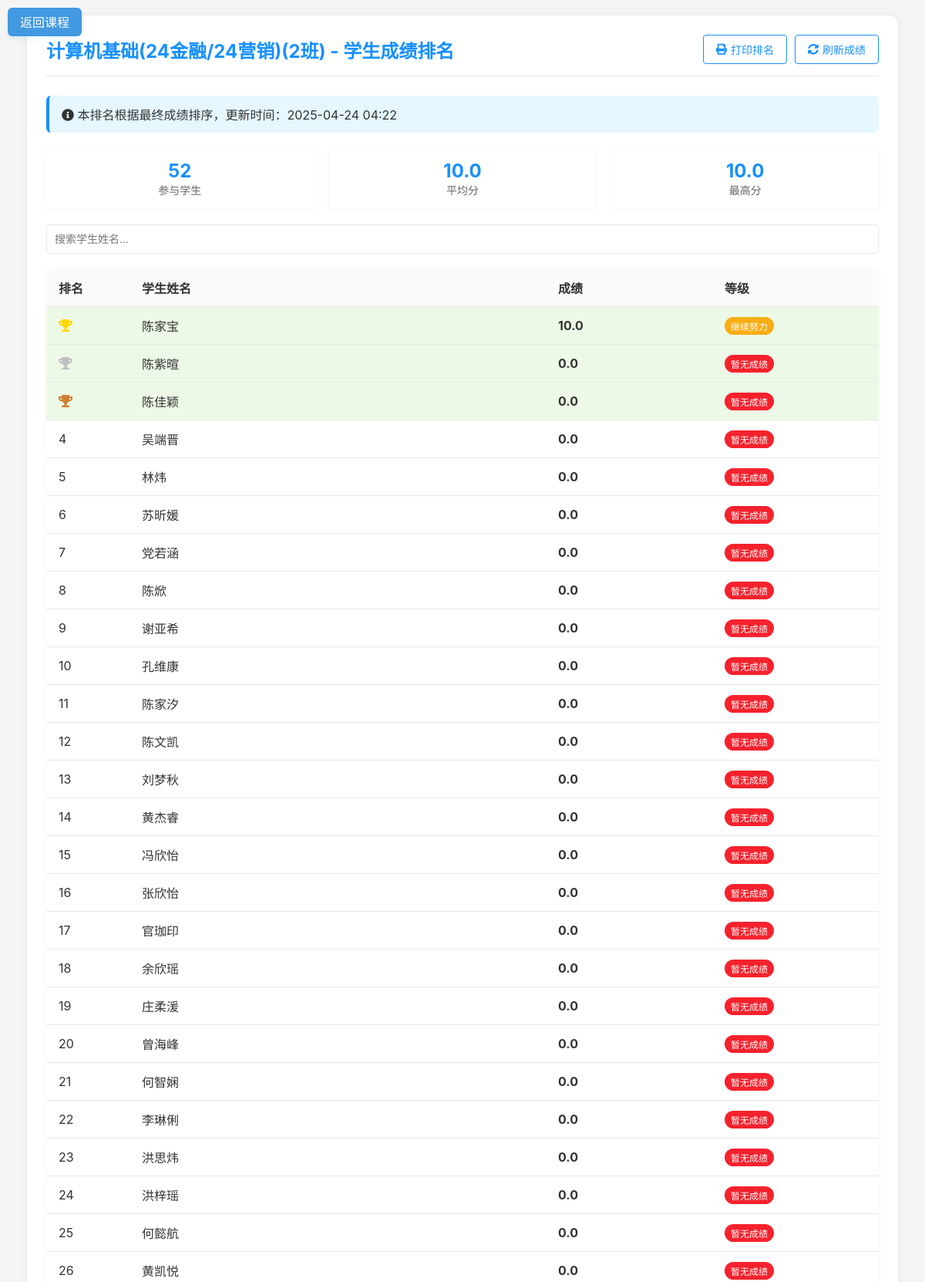
Page /course/ranking/7 (signed in, upper part) on the committed database.
### wang/models/course.py (models this page shows, shortened)
class Course(db.Model):
    __tablename__ = 'course'
    id = db.Column(db.Integer, primary_key=True, autoincrement=True)
    name = db.Column(db.String(100), nullable=False)
    teacher_id = db.Column(db.Integer, db.ForeignKey('user.id'), nullable=False)
    semester = db.Column(db.String, nullable=False)  # 开课学期
    description = db.Column(db.Text)
    code = db.Column(db.String(10), nullable=False)
    teacher = db.relationship('User', backref='courses')
    course_students = db.relationship('Course_Students',  back_populates='course')

### wang/models/course_students.py (models this page shows)
class Course_Students(db.Model):
    __tablename__ = 'course_students'
    id = db.Column(db.Integer, primary_key=True, autoincrement=True)
    course_id = db.Column(db.Integer, db.ForeignKey('course.id'), nullable=False)
    student_number = db.Column(db.String(20), nullable=False) #学号
    student_name = db.Column(db.String(20), nullable=False)
    student_pinyin_name = db.Column(db.String(20), nullable=True)
    student_grade = db.Column(db.String(20), nullable=True)
    student_major = db.Column(db.String(20), nullable=True)
    student_direction = db.Column(db.String(20), nullable=True)
    student_class = db.Column(db.String(20), nullable=True)
    student_status = db.Column(db.String(20), nullable=True) #学籍状态
    student_course_method = db.Column(db.String(20), nullable=True)
    course_status = db.Column(db.String(20), nullable=False, server_default='not_enrolled')
    score = db.Column(db.Float, nullable=True, server_default='0')  # 假设分数为浮点数类型
    finally_score = db.Column(db.Float, nullable=True, server_default='0')  # 假设分数为浮点数类型
    course = db.relationship('Course', back_populates='course_students')

### app.py (the view)
    @app.route('/course/ranking/<int:course_id>',methods=['GET', 'POST'])
    def ranking(course_id):
        course = Course.query.get(course_id)
        course_students = course.course_students
        if request.method == 'POST':
            import wang.tools.studentTool as studentTool
            students = User.query.filter_by(role="student").all()
            for student in students:  # 每次学生点击都会更新所有人的分数，吃点性能，后期可以优化
                studentTool.updateFinallyScore_byUserID(student.id, db)
            print(f"用户{course.name}正在刷新课程{course.name}的排名！")
        course_students.sort(key=lambda x: x.finally_score, reverse=True)
        print(f"用户{course.name}正在查看课程{course.name}的排名！")
        from datetime import datetime
        return render_template('wang/ranking.html', course=course, course_students=course_students, now=datetime.now)

### templates/wang/ranking.html (shortened to what this page needs)
<!DOCTYPE html>
<html lang="zh-CN">
<head>
    <link rel="stylesheet" href="https://cdnjs.cloudflare.com/ajax/libs/font-awesome/5.15.3/css/all.min.css">
</head>
<body>
   <a href="/course_manage/{{course.id}}" class="back-home">返回课程</a>
    <div class="container">
        <div class="header">
            <h1>{{ course.name }} - 学生成绩排名</h1>
            <div class="actions">
                <button class="btn btn-outline" onclick="window.print()">
                    <i class="fas fa-print"></i> 打印排名
                </button>
                <form method="POST" action="/course/ranking/{{ course.id }}">
                    <button type="submit" class="btn btn-outline">
                        <i class="fas fa-sync-alt"></i> 刷新成绩
                    </button>
                </form>
            </div>
        </div>
        <div class="info-panel">
            <i class="fas fa-info-circle"></i>
            本排名根据最终成绩排序，更新时间：{{ now().strftime('%Y-%m-%d %H:%M') }}
        </div>
        <div class="course-stats">
            <div class="stat-card">
                <div class="stat-value">{{ course_students|length }}</div>
                <div class="stat-label">参与学生</div>
            </div>
            <div class="stat-card">
                {% set scores = [] %}
                {% set avg_score = (scores|sum / scores|length)|round(1) if scores else 0 %}
                <div class="stat-value">
                    {{ avg_score }}
                </div>
                <div class="stat-label">平均分</div>
            </div>
            <div class="stat-card">
                <div class="stat-value">
                    {% set max_score = namespace(value=0) %}
                    {% for student in course_students %}
                        {% if student.finally_score and student.finally_score > max_score.value %}
                            {% set max_score.value = student.finally_score %}
                        {% endif %}
                    {% endfor %}
                    {{ max_score.value }}
                </div>
                <div class="stat-label">最高分</div>
            </div>
        </div>
        <div class="search-box">
            <input type="text" id="studentSearch" class="search-input" placeholder="搜索学生姓名..." onkeyup="searchStudent()">
        </div>
        <table id="rankingTable">
            <thead>
                <tr>
                    <th width="10%">排名</th>
                    <th width="50%">学生姓名</th>
                    <th width="20%">成绩</th>
                    <th width="20%">等级</th>
                </tr>
            </thead>
            <tbody>
                {% for student in course_students %}
                    <tr {% if loop.index <= 3 %}class="top-3"{% endif %}>
                        <td>
                            {% if loop.index == 1 %}
                                <i class="fas fa-trophy" style="color: gold;"></i>
                            {% elif loop.index == 2 %}
                                <i class="fas fa-trophy" style="color: silver;"></i>
                            {% elif loop.index == 3 %}
                                <i class="fas fa-trophy" style="color: #CD7F32;"></i>
                            {% else %}
                                {{ loop.index }}
                            {% endif %}
                        </td>
                        <td>{{ student.student_name }}</td>
                        <td class="score">{{ student.finally_score }}</td>
                        <td>
                            {% if student.finally_score %}
                                {% if student.finally_score > avg_score %}
                                    <span class="badge badge-top">优秀</span>
                                {% else %}
                                    <span class="badge badge-middle">继续努力</span>
                                {% endif %}
                            {% else %}
                                <span class="badge badge-bottom">暂无成绩</span>
                            {% endif %}
                        </td>
                    </tr>
                {% else %}
                    <tr>
                        <td colspan="4" style="text-align: center;">暂无学生成绩数据</td>
                    </tr>
                {% endfor %}
            </tbody>
        </table>
    </div>
</body>
</html>

### templates/wang/ranking.html (style rules this page uses)
:root { --primary-color: #1890ff; --secondary-color: #f5f5f5; --text-color: #333; --border-color: #e8e8e8; --success-color: #52c41a; --warning-color: #faad14; --danger-color: #f5222d; }
body { font-family: -apple-system, BlinkMacSystemFont, 'Segoe UI', Roboto, 'Helvetica Neue', Arial, sans-serif; background-color: var(--secondary-color); margin: 0; padding: 0; color: var(--text-color); }
.container { width: 90%; max-width: 1200px; margin: 20px auto; padding: 25px; background-color: #fff; box-shadow: 0 2px 12px rgba(0, 0, 0, 0.08); border-radius: 12px; }
.header { display: flex; justify-content: space-between; align-items: center; margin-bottom: 25px; padding-bottom: 15px; border-bottom: 1px solid var(--border-color); }
h1 { color: var(--primary-color); margin: 0; font-size: 24px; }
.actions { display: flex; gap: 10px; }
.btn { padding: 8px 16px; border: none; border-radius: 4px; background-color: var(--primary-color); color: white; cursor: pointer; font-size: 14px; display: flex; align-items: center; gap: 5px; transition: background-color 0.3s; }
.btn-outline { background-color: transparent; border: 1px solid var(--primary-color); color: var(--primary-color); }
.info-panel { background-color: #e6f7ff; border-radius: 6px; padding: 12px 16px; margin-bottom: 20px; border-left: 4px solid var(--primary-color); }
.course-stats { display: flex; gap: 20px; margin-bottom: 20px; }
.stat-card { flex: 1; background: white; border-radius: 6px; padding: 15px; box-shadow: 0 1px 5px rgba(0, 0, 0, 0.05); text-align: center; }
.stat-value { font-size: 24px; font-weight: bold; color: var(--primary-color); }
.stat-label { font-size: 14px; color: #666; }
table { width: 100%; border-collapse: collapse; margin-bottom: 20px; border-radius: 6px; overflow: hidden; box-shadow: 0 1px 5px rgba(0, 0, 0, 0.05); }
th, td { padding: 12px 16px; text-align: left; border-bottom: 1px solid var(--border-color); }
th { background-color: #fafafa; font-weight: 600; }
.badge { display: inline-block; padding: 3px 8px; border-radius: 12px; font-size: 12px; color: white; }
.badge-middle { background-color: var(--warning-color); }
.badge-bottom { background-color: var(--danger-color); }
.score { font-weight: bold; }
.top-3 { background-color: rgba(82, 196, 26, 0.1); }
.search-box { margin-bottom: 20px; display: flex; gap: 10px; }
.search-input { flex: 1; padding: 10px; border: 1px solid var(--border-color); border-radius: 4px; font-size: 14px; }
.back-home { position: fixed; top: 10px; left: 10px; padding: 0.4rem 1rem; background-color: #4299e1; color: white; text-decoration: none; border-radius: 6px; font-size: 1rem; font-weight: 200; transition: all 0.3s ease; box-shadow: 0 4px 6px rgba(66, 153, 225, 0.1); z-index: 1000; }

### rows in the picture
Course: name "计算机基础(24金融/24营销)(2班)"
Course_Students: value "10.0", student_name "陈家宝", finally_score "10.0", shows "继续努力"
Course_Students: student_name "陈紫暄", finally_score "0.0", shows "暂无成绩"
Course_Students: student_name "陈佳颖", finally_score "0.0", shows "暂无成绩"
Course_Students: student_name "吴端晋", finally_score "0.0", shows "暂无成绩"
Course_Students: student_name "林炜", finally_score "0.0", shows "暂无成绩"
Course_Students: student_name "苏昕媛", finally_score "0.0", shows "暂无成绩"
Course_Students: student_name "党若涵", finally_score "0.0", shows "暂无成绩"
Course_Students: student_name "陈焮", finally_score "0.0", shows "暂无成绩"
Course_Students: student_name "谢亚希", finally_score "0.0", shows "暂无成绩"
Course_Students: student_name "孔维康", finally_score "0.0", shows "暂无成绩"
Course_Students: student_name "陈家汐", finally_score "0.0", shows "暂无成绩"
Course_Students: student_name "陈文凯", finally_score "0.0", shows "暂无成绩"
Course_Students: student_name "刘梦秋", finally_score "0.0", shows "暂无成绩"
Course_Students: student_name "黄杰睿", finally_score "0.0", shows "暂无成绩"
Course_Students: student_name "冯欣怡", finally_score "0.0", shows "暂无成绩"
Course_Students: student_name "张欣怡", finally_score "0.0", shows "暂无成绩"
Course_Students: student_name "官珈印", finally_score "0.0", shows "暂无成绩"
Course_Students: student_name "余欣瑶", finally_score "0.0", shows "暂无成绩"
Course_Students: student_name "庄柔湲", finally_score "0.0", shows "暂无成绩"
Course_Students: student_name "曾海峰", finally_score "0.0", shows "暂无成绩"
Course_Students: student_name "何智娴", finally_score "0.0", shows "暂无成绩"
Course_Students: student_name "李琳俐", finally_score "0.0", shows "暂无成绩"
Course_Students: student_name "洪思炜", finally_score "0.0", shows "暂无成绩"
Course_Students: student_name "洪梓瑶", finally_score "0.0", shows "暂无成绩"
Course_Students: student_name "何懿航", finally_score "0.0", shows "暂无成绩"
Course_Students: student_name "黄凯悦", finally_score "0.0", shows "暂无成绩"

### other values in the picture
{{ course_students|length }} "52"
{{ avg_score }} "10.0"
